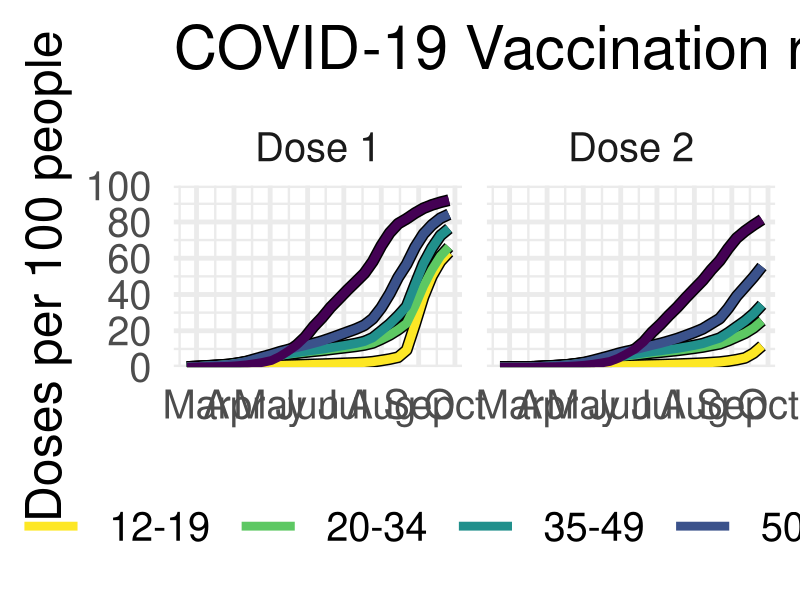

Reproduce this figure in R.
library(tidyverse)
library(lubridate)
library(readxl)

vacc_dat <- read_excel("data/210727_-_covid-19_vacine_equity_-_rate_ratios_and_uptake_over_time.xlsx",
                  sheet=4) %>%
  rename(Week = `Week ending date`,
         Dose = `Dose number`,
         Ethnicity = `Ethnic group`,
         Age = `Age group`,
         DHB = `DHB of residence`,
         Vacc = `# doses administered`) %>%
  filter(Dose != 0) %>%
  filter(!(Age %in% c("0 to 4", "5 to 9", "Unknown"))) %>%
  group_by(Week, Dose, Age) %>%
  summarise(Vacc = sum(Vacc))

popn_dat <- read_excel("data/210727_-_covid-19_vacine_equity_-_rate_ratios_and_uptake_over_time.xlsx",
                       sheet=5) %>%
  rename(Ethnicity = `Ethnic group`,
         Age = `Age group`,
         DHB = `DHB of residence`,
         Population = `# people (HSU)`) %>%
  group_by(Age) %>% summarise(Population = sum(Population))

vacc_dat %>% count(Age)
popn_dat %>% count(Age)

# see what is missing
vacc_dat %>% anti_join(popn_dat) %>% as.data.frame()

# join up
all_dat <- vacc_dat %>% ungroup() %>% complete(Week, Age, Dose, fill=list(Vacc=0)) %>%
  left_join(popn_dat)

# check:
all_dat %>% group_by(Week, Dose) %>% summarise(Total = sum(Population, na.rm=TRUE)) %>%
  pull(Total) %>% unique()

# summarise up to our age and dhb categories (could change this whenever we like now...)
#age_cats <- data.frame(cuts=seq(0,80,by=10),
#                       labs=c("0 to 9", "10 to 19", "20 to 29", "30 to 39", "40 to 49",
#                              "50 to 59", "60 to 69", "70 to 79", "80+"))
weekly_vacc <- all_dat %>% filter(Age != "< 12") %>%
  group_by(Week, Age, Dose) %>%
  summarise(Vacc = sum(Vacc), Population = sum(Population, na.rm=TRUE))

# this is not cummaltive, so make it so
cumm_vacc <- weekly_vacc %>% group_by(Age, Dose) %>%
  arrange(Week) %>%
  mutate(Vacc = cumsum(Vacc),
         Dose = paste("Dose", Dose)) %>%
  mutate(Week = as.Date(Week))

png("vacc_by_age_through_time.png", width=1980, height=1080)
ggplot(cumm_vacc) +
  geom_line(aes(x=Week, y=Vacc/Population*100, group=Age), col='black', size=4) +
  geom_line(aes(x=Week, y=Vacc/Population*100, col=Age), size=3) +
  facet_wrap(vars(Dose)) +
  scale_color_viridis_d(direction = -1) +
  scale_y_continuous(limits = c(0,100), expand=c(0,0), breaks=seq(0,100,by=20)) +
  scale_x_date(date_breaks = "1 month", date_labels = "%b") +
  guides(colour = guide_legend(nrow = 1)) +
  theme_minimal(base_size=36) +
  labs(x = NULL,
       y = "Doses per 100 people",
       title = "COVID-19 Vaccination rates by Age: The race is on") +
  theme(legend.position='bottom',
        legend.key.width = unit(48, "pt"))
dev.off()
